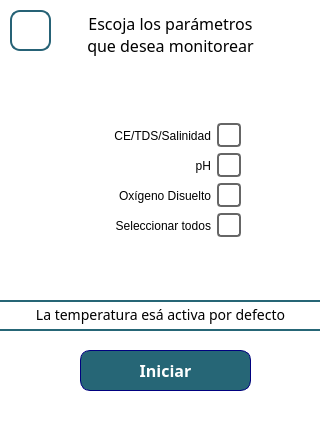
<?xml version="1.0" encoding="UTF-8"?>
<ui version="4.0">
 <class>MainWindow</class>
 <widget class="QMainWindow" name="MainWindow">
  <property name="geometry">
   <rect>
    <x>0</x>
    <y>0</y>
    <width>320</width>
    <height>432</height>
   </rect>
  </property>
  <property name="windowTitle">
   <string>MainWindow</string>
  </property>
  <property name="styleSheet">
   <string notr="true">QLabel {
	font-family: Poppins;
	font-size: 16px;
}

QWidget {
	background-color: white;
}

QPushButton {
	border: 1px solid #00007f;
	background-color: white;
	color: #00007f;
	font-size: 14px;
	font-family: Poppins;
	font-weight: 500;
}

QLabel {
	text-align: center;
}</string>
  </property>
  <widget class="QWidget" name="centralwidget">
   <property name="styleSheet">
    <string notr="true"/>
   </property>
   <widget class="QPushButton" name="initBtn">
    <property name="geometry">
     <rect>
      <x>80</x>
      <y>350</y>
      <width>171</width>
      <height>41</height>
     </rect>
    </property>
    <property name="styleSheet">
     <string notr="true">QPushButton {
	background-color: #266676;
	color: white;
	font-size: 16px;
	font-weight: 500;
	height: 50px;
	border-radius: 10px;
}</string>
    </property>
    <property name="text">
     <string>Iniciar</string>
    </property>
   </widget>
   <widget class="QPushButton" name="backBtn">
    <property name="geometry">
     <rect>
      <x>10</x>
      <y>10</y>
      <width>41</width>
      <height>41</height>
     </rect>
    </property>
    <property name="styleSheet">
     <string notr="true">	height: 40px;
	border-radius: 10px;
	border: 2px solid #266276;
	background-color: white;
	color: #00007f;
	font-weight: 500;
	font-size: 16px;</string>
    </property>
    <property name="text">
     <string/>
    </property>
   </widget>
   <widget class="QCheckBox" name="tdsCheckBox">
    <property name="geometry">
     <rect>
      <x>90</x>
      <y>120</y>
      <width>151</width>
      <height>31</height>
     </rect>
    </property>
    <property name="layoutDirection">
     <enum>Qt::RightToLeft</enum>
    </property>
    <property name="styleSheet">
     <string notr="true">QCheckBox {
	background-color: transparent;
	height: 10px;
	font: 14px &quot;Poppins&quot;;
}

QCheckBox::indicator {
    width: 20px; /* Ancho del indicador */
    height: 20px; /* Alto del indicador */
    border-radius: 4px; /* Bordes redondeados */
    border: 2px solid #666; /* Borde del indicador */
}

QCheckBox::indicator:checked {
    background-color: #00007f; /* Color de fondo cuando está marcado */
}

QCheckBox::indicator:unchecked {
    background-color: transparent;
}</string>
    </property>
    <property name="text">
     <string>CE/TDS/Salinidad</string>
    </property>
   </widget>
   <widget class="QCheckBox" name="phCheckBox">
    <property name="geometry">
     <rect>
      <x>100</x>
      <y>150</y>
      <width>141</width>
      <height>31</height>
     </rect>
    </property>
    <property name="layoutDirection">
     <enum>Qt::RightToLeft</enum>
    </property>
    <property name="styleSheet">
     <string notr="true">QCheckBox {
	background-color: transparent;
	height: 10px;
	font: 14px &quot;Poppins&quot;;
}

QCheckBox::indicator {
    width: 20px; /* Ancho del indicador */
    height: 20px; /* Alto del indicador */
    border-radius: 4px; /* Bordes redondeados */
    border: 2px solid #666; /* Borde del indicador */
}

QCheckBox::indicator:checked {
    background-color: #00007f; /* Color de fondo cuando está marcado */
}

QCheckBox::indicator:unchecked {
    background-color: transparent;
}</string>
    </property>
    <property name="text">
     <string>pH</string>
    </property>
   </widget>
   <widget class="QCheckBox" name="oxygenCheckBox">
    <property name="geometry">
     <rect>
      <x>70</x>
      <y>180</y>
      <width>171</width>
      <height>31</height>
     </rect>
    </property>
    <property name="layoutDirection">
     <enum>Qt::RightToLeft</enum>
    </property>
    <property name="styleSheet">
     <string notr="true">QCheckBox {
	background-color: transparent;
	height: 10px;
	font: 14px &quot;Poppins&quot;;
}

QCheckBox::indicator {
    width: 20px; /* Ancho del indicador */
    height: 20px; /* Alto del indicador */
    border-radius: 4px; /* Bordes redondeados */
    border: 2px solid #666; /* Borde del indicador */
}

QCheckBox::indicator:checked {
    background-color: #00007f; /* Color de fondo cuando está marcado */
}

QCheckBox::indicator:unchecked {
    background-color: transparent;
}</string>
    </property>
    <property name="text">
     <string>Oxígeno Disuelto</string>
    </property>
   </widget>
   <widget class="QCheckBox" name="allCheckBox">
    <property name="geometry">
     <rect>
      <x>80</x>
      <y>210</y>
      <width>161</width>
      <height>31</height>
     </rect>
    </property>
    <property name="layoutDirection">
     <enum>Qt::RightToLeft</enum>
    </property>
    <property name="styleSheet">
     <string notr="true">QCheckBox {
	background-color: transparent;
	height: 10px;
	font: 14px &quot;Poppins&quot;;
}

QCheckBox::indicator {
    width: 20px; /* Ancho del indicador */
    height: 20px; /* Alto del indicador */
    border-radius: 4px; /* Bordes redondeados */
    border: 2px solid #666; /* Borde del indicador */
}

QCheckBox::indicator:checked {
    background-color: #00007f; /* Color de fondo cuando está marcado */
}

QCheckBox::indicator:unchecked {
    background-color: transparent;
}</string>
    </property>
    <property name="text">
     <string>Seleccionar todos</string>
    </property>
   </widget>
   <widget class="QLabel" name="imageLbl">
    <property name="geometry">
     <rect>
      <x>200</x>
      <y>310</y>
      <width>121</width>
      <height>121</height>
     </rect>
    </property>
    <property name="text">
     <string/>
    </property>
   </widget>
   <widget class="QLabel" name="label">
    <property name="geometry">
     <rect>
      <x>70</x>
      <y>-2</y>
      <width>201</width>
      <height>51</height>
     </rect>
    </property>
    <property name="text">
     <string>Escoja los parámetros</string>
    </property>
    <property name="alignment">
     <set>Qt::AlignCenter</set>
    </property>
   </widget>
   <widget class="QLabel" name="label_2">
    <property name="geometry">
     <rect>
      <x>-20</x>
      <y>300</y>
      <width>361</width>
      <height>31</height>
     </rect>
    </property>
    <property name="styleSheet">
     <string notr="true">font-size: 14px;
border: 2px solid #266676;
</string>
    </property>
    <property name="text">
     <string>&lt;html&gt;&lt;head/&gt;&lt;body&gt;&lt;p&gt;La temperatura  esá activa por defecto&lt;/p&gt;&lt;/body&gt;&lt;/html&gt;</string>
    </property>
    <property name="alignment">
     <set>Qt::AlignCenter</set>
    </property>
   </widget>
   <widget class="QLabel" name="label_3">
    <property name="geometry">
     <rect>
      <x>70</x>
      <y>35</y>
      <width>201</width>
      <height>21</height>
     </rect>
    </property>
    <property name="text">
     <string>que desea monitorear</string>
    </property>
    <property name="alignment">
     <set>Qt::AlignCenter</set>
    </property>
   </widget>
   <zorder>imageLbl</zorder>
   <zorder>backBtn</zorder>
   <zorder>tdsCheckBox</zorder>
   <zorder>phCheckBox</zorder>
   <zorder>oxygenCheckBox</zorder>
   <zorder>allCheckBox</zorder>
   <zorder>initBtn</zorder>
   <zorder>label</zorder>
   <zorder>label_2</zorder>
   <zorder>label_3</zorder>
  </widget>
 </widget>
 <resources/>
 <connections/>
</ui>
